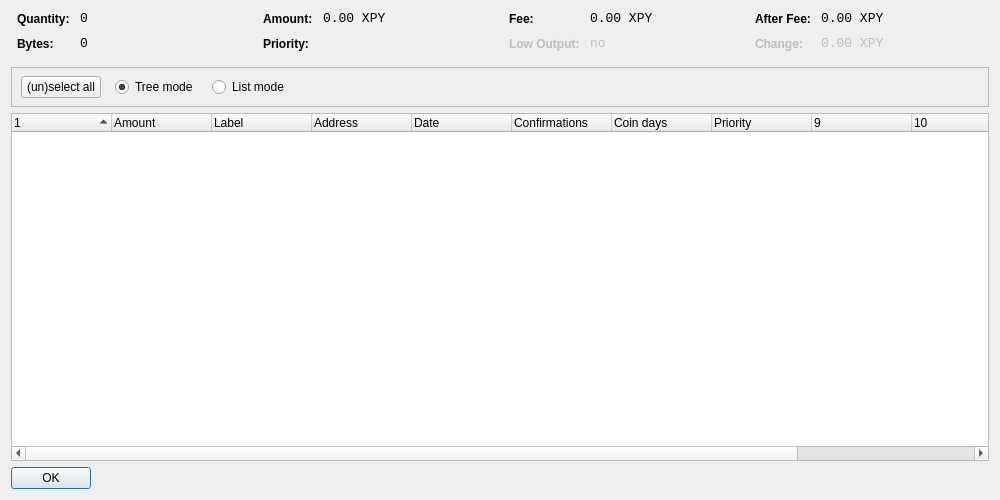
<?xml version="1.0" encoding="UTF-8"?>
<ui version="4.0">
 <class>CoinControlDialog</class>
 <widget class="QDialog" name="CoinControlDialog">
  <property name="geometry">
   <rect>
    <x>0</x>
    <y>0</y>
    <width>1000</width>
    <height>500</height>
   </rect>
  </property>
  <property name="windowTitle">
   <string>Coin Control</string>
  </property>
  <layout class="QVBoxLayout" name="verticalLayout">
   <item>
    <layout class="QHBoxLayout" name="horizontalLayoutTop" stretch="0,0,0,0">
     <property name="topMargin">
      <number>0</number>
     </property>
     <property name="bottomMargin">
      <number>10</number>
     </property>
     <item>
      <layout class="QFormLayout" name="formLayoutCoinControl1">
       <property name="horizontalSpacing">
        <number>10</number>
       </property>
       <property name="verticalSpacing">
        <number>10</number>
       </property>
       <property name="leftMargin">
        <number>6</number>
       </property>
       <property name="rightMargin">
        <number>6</number>
       </property>
       <item row="0" column="0">
        <widget class="QLabel" name="labelCoinControlQuantityText">
         <property name="styleSheet">
          <string notr="true">font-weight:bold;</string>
         </property>
         <property name="text">
          <string>Quantity:</string>
         </property>
        </widget>
       </item>
       <item row="0" column="1">
        <widget class="QLabel" name="labelCoinControlQuantity">
         <property name="font">
          <font>
           <family>Monospace</family>
           <pointsize>10</pointsize>
          </font>
         </property>
         <property name="cursor">
          <cursorShape>IBeamCursor</cursorShape>
         </property>
         <property name="contextMenuPolicy">
          <enum>Qt::ActionsContextMenu</enum>
         </property>
         <property name="text">
          <string>0</string>
         </property>
         <property name="textInteractionFlags">
          <set>Qt::LinksAccessibleByMouse|Qt::TextSelectableByKeyboard|Qt::TextSelectableByMouse</set>
         </property>
        </widget>
       </item>
       <item row="1" column="0">
        <widget class="QLabel" name="labelCoinControlBytesText">
         <property name="styleSheet">
          <string notr="true">font-weight:bold;</string>
         </property>
         <property name="text">
          <string>Bytes:</string>
         </property>
        </widget>
       </item>
       <item row="1" column="1">
        <widget class="QLabel" name="labelCoinControlBytes">
         <property name="font">
          <font>
           <family>Monospace</family>
           <pointsize>10</pointsize>
          </font>
         </property>
         <property name="cursor">
          <cursorShape>IBeamCursor</cursorShape>
         </property>
         <property name="contextMenuPolicy">
          <enum>Qt::ActionsContextMenu</enum>
         </property>
         <property name="text">
          <string>0</string>
         </property>
         <property name="textInteractionFlags">
          <set>Qt::LinksAccessibleByMouse|Qt::TextSelectableByKeyboard|Qt::TextSelectableByMouse</set>
         </property>
        </widget>
       </item>
      </layout>
     </item>
     <item>
      <layout class="QFormLayout" name="formLayoutCoinControl2">
       <property name="horizontalSpacing">
        <number>10</number>
       </property>
       <property name="verticalSpacing">
        <number>10</number>
       </property>
       <property name="leftMargin">
        <number>6</number>
       </property>
       <property name="rightMargin">
        <number>6</number>
       </property>
       <item row="0" column="0">
        <widget class="QLabel" name="labelCoinControlAmountText">
         <property name="styleSheet">
          <string notr="true">font-weight:bold;</string>
         </property>
         <property name="text">
          <string>Amount:</string>
         </property>
        </widget>
       </item>
       <item row="0" column="1">
        <widget class="QLabel" name="labelCoinControlAmount">
         <property name="font">
          <font>
           <family>Monospace</family>
           <pointsize>10</pointsize>
          </font>
         </property>
         <property name="cursor">
          <cursorShape>IBeamCursor</cursorShape>
         </property>
         <property name="contextMenuPolicy">
          <enum>Qt::ActionsContextMenu</enum>
         </property>
         <property name="text">
          <string>0.00 XPY</string>
         </property>
         <property name="textInteractionFlags">
          <set>Qt::LinksAccessibleByMouse|Qt::TextSelectableByKeyboard|Qt::TextSelectableByMouse</set>
         </property>
        </widget>
       </item>
       <item row="1" column="0">
        <widget class="QLabel" name="labelCoinControlPriorityText">
         <property name="styleSheet">
          <string notr="true">font-weight:bold;</string>
         </property>
         <property name="text">
          <string>Priority:</string>
         </property>
        </widget>
       </item>
       <item row="1" column="1">
        <widget class="QLabel" name="labelCoinControlPriority">
         <property name="font">
          <font>
           <family>Monospace</family>
           <pointsize>10</pointsize>
          </font>
         </property>
         <property name="cursor">
          <cursorShape>IBeamCursor</cursorShape>
         </property>
         <property name="contextMenuPolicy">
          <enum>Qt::ActionsContextMenu</enum>
         </property>
         <property name="text">
          <string/>
         </property>
         <property name="textInteractionFlags">
          <set>Qt::LinksAccessibleByMouse|Qt::TextSelectableByKeyboard|Qt::TextSelectableByMouse</set>
         </property>
        </widget>
       </item>
      </layout>
     </item>
     <item>
      <layout class="QFormLayout" name="formLayoutCoinControl3">
       <property name="horizontalSpacing">
        <number>10</number>
       </property>
       <property name="verticalSpacing">
        <number>10</number>
       </property>
       <property name="leftMargin">
        <number>6</number>
       </property>
       <property name="rightMargin">
        <number>6</number>
       </property>
       <item row="0" column="0">
        <widget class="QLabel" name="labelCoinControlFeeText">
         <property name="styleSheet">
          <string notr="true">font-weight:bold;</string>
         </property>
         <property name="text">
          <string>Fee:</string>
         </property>
        </widget>
       </item>
       <item row="0" column="1">
        <widget class="QLabel" name="labelCoinControlFee">
         <property name="font">
          <font>
           <family>Monospace</family>
           <pointsize>10</pointsize>
          </font>
         </property>
         <property name="cursor">
          <cursorShape>IBeamCursor</cursorShape>
         </property>
         <property name="contextMenuPolicy">
          <enum>Qt::ActionsContextMenu</enum>
         </property>
         <property name="text">
          <string>0.00 XPY</string>
         </property>
         <property name="textInteractionFlags">
          <set>Qt::LinksAccessibleByMouse|Qt::TextSelectableByKeyboard|Qt::TextSelectableByMouse</set>
         </property>
        </widget>
       </item>
       <item row="1" column="0">
        <widget class="QLabel" name="labelCoinControlLowOutputText">
         <property name="enabled">
          <bool>false</bool>
         </property>
         <property name="styleSheet">
          <string notr="true">font-weight:bold;</string>
         </property>
         <property name="text">
          <string>Low Output:</string>
         </property>
        </widget>
       </item>
       <item row="1" column="1">
        <widget class="QLabel" name="labelCoinControlLowOutput">
         <property name="enabled">
          <bool>false</bool>
         </property>
         <property name="font">
          <font>
           <family>Monospace</family>
           <pointsize>10</pointsize>
          </font>
         </property>
         <property name="cursor">
          <cursorShape>IBeamCursor</cursorShape>
         </property>
         <property name="contextMenuPolicy">
          <enum>Qt::ActionsContextMenu</enum>
         </property>
         <property name="text">
          <string>no</string>
         </property>
         <property name="textInteractionFlags">
          <set>Qt::LinksAccessibleByMouse|Qt::TextSelectableByKeyboard|Qt::TextSelectableByMouse</set>
         </property>
        </widget>
       </item>
      </layout>
     </item>
     <item>
      <layout class="QFormLayout" name="formLayoutCoinControl4">
       <property name="horizontalSpacing">
        <number>10</number>
       </property>
       <property name="verticalSpacing">
        <number>10</number>
       </property>
       <property name="leftMargin">
        <number>6</number>
       </property>
       <property name="rightMargin">
        <number>6</number>
       </property>
       <item row="0" column="0">
        <widget class="QLabel" name="labelCoinControlAfterFeeText">
         <property name="styleSheet">
          <string notr="true">font-weight:bold;</string>
         </property>
         <property name="text">
          <string>After Fee:</string>
         </property>
        </widget>
       </item>
       <item row="0" column="1">
        <widget class="QLabel" name="labelCoinControlAfterFee">
         <property name="font">
          <font>
           <family>Monospace</family>
           <pointsize>10</pointsize>
          </font>
         </property>
         <property name="cursor">
          <cursorShape>IBeamCursor</cursorShape>
         </property>
         <property name="contextMenuPolicy">
          <enum>Qt::ActionsContextMenu</enum>
         </property>
         <property name="text">
          <string>0.00 XPY</string>
         </property>
         <property name="textInteractionFlags">
          <set>Qt::LinksAccessibleByMouse|Qt::TextSelectableByKeyboard|Qt::TextSelectableByMouse</set>
         </property>
        </widget>
       </item>
       <item row="1" column="0">
        <widget class="QLabel" name="labelCoinControlChangeText">
         <property name="enabled">
          <bool>false</bool>
         </property>
         <property name="styleSheet">
          <string notr="true">font-weight:bold;</string>
         </property>
         <property name="text">
          <string>Change:</string>
         </property>
        </widget>
       </item>
       <item row="1" column="1">
        <widget class="QLabel" name="labelCoinControlChange">
         <property name="enabled">
          <bool>false</bool>
         </property>
         <property name="font">
          <font>
           <family>Monospace</family>
           <pointsize>10</pointsize>
          </font>
         </property>
         <property name="cursor">
          <cursorShape>IBeamCursor</cursorShape>
         </property>
         <property name="contextMenuPolicy">
          <enum>Qt::ActionsContextMenu</enum>
         </property>
         <property name="text">
          <string>0.00 XPY</string>
         </property>
         <property name="textInteractionFlags">
          <set>Qt::LinksAccessibleByMouse|Qt::TextSelectableByKeyboard|Qt::TextSelectableByMouse</set>
         </property>
        </widget>
       </item>
      </layout>
     </item>
    </layout>
   </item>
   <item>
    <widget class="QFrame" name="frame">
     <property name="minimumSize">
      <size>
       <width>0</width>
       <height>40</height>
      </size>
     </property>
     <property name="frameShape">
      <enum>QFrame::StyledPanel</enum>
     </property>
     <property name="frameShadow">
      <enum>QFrame::Sunken</enum>
     </property>
     <widget class="QWidget" name="horizontalLayoutWidget">
      <property name="geometry">
       <rect>
        <x>10</x>
        <y>0</y>
        <width>781</width>
        <height>41</height>
       </rect>
      </property>
      <layout class="QHBoxLayout" name="horizontalLayoutPanel" stretch="0,0,0,0">
       <property name="spacing">
        <number>14</number>
       </property>
       <item>
        <widget class="QPushButton" name="pushButtonSelectAll">
         <property name="sizePolicy">
          <sizepolicy hsizetype="Maximum" vsizetype="Fixed">
           <horstretch>0</horstretch>
           <verstretch>0</verstretch>
          </sizepolicy>
         </property>
         <property name="text">
          <string>(un)select all</string>
         </property>
        </widget>
       </item>
       <item>
        <widget class="QRadioButton" name="radioTreeMode">
         <property name="sizePolicy">
          <sizepolicy hsizetype="Maximum" vsizetype="Fixed">
           <horstretch>0</horstretch>
           <verstretch>0</verstretch>
          </sizepolicy>
         </property>
         <property name="text">
          <string>Tree mode</string>
         </property>
         <property name="checked">
          <bool>true</bool>
         </property>
        </widget>
       </item>
       <item>
        <widget class="QRadioButton" name="radioListMode">
         <property name="sizePolicy">
          <sizepolicy hsizetype="Maximum" vsizetype="Fixed">
           <horstretch>0</horstretch>
           <verstretch>0</verstretch>
          </sizepolicy>
         </property>
         <property name="text">
          <string>List mode</string>
         </property>
        </widget>
       </item>
       <item>
        <spacer name="horizontalSpacer">
         <property name="orientation">
          <enum>Qt::Horizontal</enum>
         </property>
         <property name="sizeHint" stdset="0">
          <size>
           <width>40</width>
           <height>20</height>
          </size>
         </property>
        </spacer>
       </item>
      </layout>
     </widget>
    </widget>
   </item>
   <item>
    <widget class="CoinControlTreeWidget" name="treeWidget">
     <property name="contextMenuPolicy">
      <enum>Qt::CustomContextMenu</enum>
     </property>
     <property name="sortingEnabled">
      <bool>false</bool>
     </property>
     <property name="columnCount">
      <number>12</number>
     </property>
     <attribute name="headerShowSortIndicator" stdset="0">
      <bool>true</bool>
     </attribute>
     <attribute name="headerStretchLastSection">
      <bool>false</bool>
     </attribute>
     <column>
      <property name="text">
       <string/>
      </property>
     </column>
     <column>
      <property name="text">
       <string>Amount</string>
      </property>
     </column>
     <column>
      <property name="text">
       <string notr="true">Label</string>
      </property>
     </column>
     <column>
      <property name="text">
       <string>Address</string>
      </property>
     </column>
     <column>
      <property name="text">
       <string>Date</string>
      </property>
     </column>
     <column>
      <property name="text">
       <string>Confirmations</string>
      </property>
      <property name="toolTip">
       <string>Confirmed</string>
      </property>
     </column>
     <column>
      <property name="text">
       <string>Coin days</string>
      </property>
     </column>
     <column>
      <property name="text">
       <string>Priority</string>
      </property>
     </column>
     <column>
      <property name="text">
       <string/>
      </property>
     </column>
     <column>
      <property name="text">
       <string/>
      </property>
     </column>
     <column>
      <property name="text">
       <string/>
      </property>
     </column>
     <column>
      <property name="text">
       <string/>
      </property>
     </column>
    </widget>
   </item>
   <item>
    <widget class="QDialogButtonBox" name="buttonBox">
     <property name="sizePolicy">
      <sizepolicy hsizetype="Maximum" vsizetype="Fixed">
       <horstretch>0</horstretch>
       <verstretch>0</verstretch>
      </sizepolicy>
     </property>
     <property name="orientation">
      <enum>Qt::Horizontal</enum>
     </property>
     <property name="standardButtons">
      <set>QDialogButtonBox::Ok</set>
     </property>
    </widget>
   </item>
  </layout>
 </widget>
 <customwidgets>
  <customwidget>
   <class>CoinControlTreeWidget</class>
   <extends>QTreeWidget</extends>
   <header>coincontroltreewidget.h</header>
  </customwidget>
 </customwidgets>
 <resources/>
 <connections/>
</ui>
